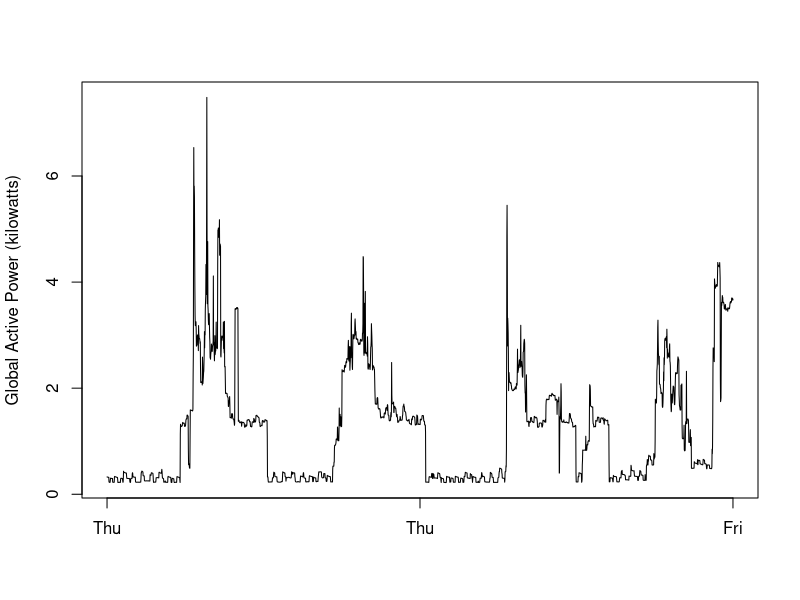

Recreate this plot in R.

## Read data
data <- read.csv("assignment_data.csv")

## Format date-time
data$time <- strptime(paste(data$date,data$time), 
                          "%d/%m/%Y %H:%M:%S", 
                          tz ="")
data$date <- as.Date(data$date,"%d/%m/%Y")

str(data)
data$time <- as.POSIXct(data$time)

## Plot 2
par(mar=c(4,4,2,2))
png(filename = "plot2.png", width = 480, height = 480)
plot(data$time, data$global_active_power, 
     type = "l",
     xlab = "", 
     ylab = "Global Active Power (kilowatts)",
     xaxt = "n")
axis.POSIXct(side = 1, at = c(min(data$time),median(data$time),max(data$time)), 
             labels = format(c(min(data$time),median(data$time),max(data$time)), 
                             "%a"))
dev.off()
